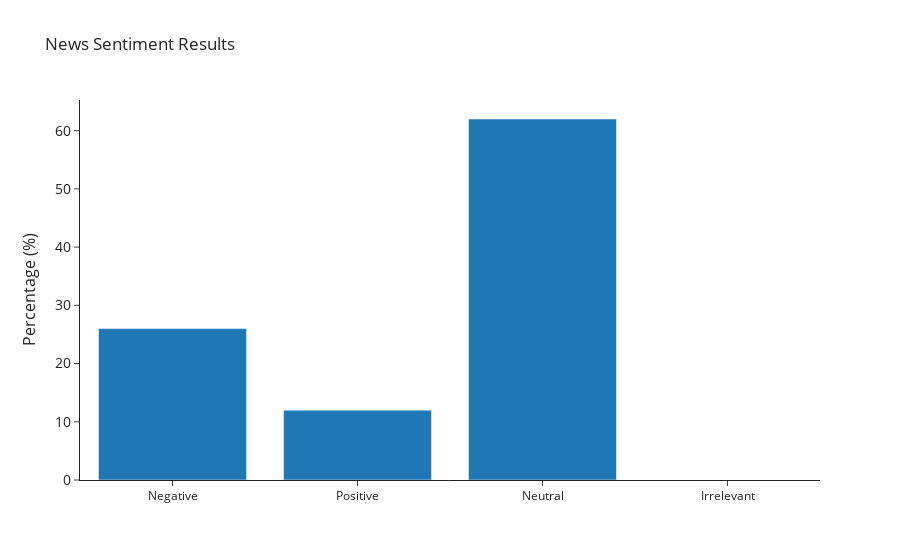

Notebook source saved alongside this figure:
### Markdown cell above
## Use the Naive Bayes Classifier

### Code cell
import nltk 

def buildVocabulary(preprocessedTrainingData):
    all_words = []
    
    for (words, sentiment) in preprocessedTrainingData:
        all_words.extend(words)

    wordlist = nltk.FreqDist(all_words)
    word_features = wordlist.keys()
    
    return word_features

def extract_features(tweet):
    tweet_words = set(tweet)
    features = {}
    for word in word_features:
        features['contains(%s)' % word] = (word in tweet_words)
    return features 

word_features = buildVocabulary(preprocessedTrainingSet)
trainingFeatures = nltk.classify.apply_features(extract_features, preprocessedTrainingSet)

NBayesClassifier = nltk.NaiveBayesClassifier.train(trainingFeatures)

NBResultLabels = [NBayesClassifier.classify(extract_features(tweet[0])) for tweet in preprocessedTestSet]

# get the majority vote
if NBResultLabels.count('positive') > NBResultLabels.count('negative'):
    print("Overall Positive Sentiment")
    print("Positive Sentiment Percentage = " + str(100*NBResultLabels.count('positive')/len(NBResultLabels)) + "%")
else: 
    print("Overall Negative Sentiment")
    print("Negative Sentiment Percentage = " + str(100*NBResultLabels.count('negative')/len(NBResultLabels)) + "%")
    print("Positive Sentiment Percentage = " + str(100*NBResultLabels.count('positive')/len(NBResultLabels)) + "%")
    print("Number of negative comments = " + str(NBResultLabels.count('negative')))
    print("Number of positive comments = " + str(NBResultLabels.count('positive')))
    print("Number of neutral comments = " + str(NBResultLabels.count('neutral')))
    print("Number of irrelevant comments = " + str(NBResultLabels.count('irrelevant')))
    
import plotly.graph_objects as go

sentiment = ["Negative","Positive","Neutral","Irrelevant" ]

fig = go.Figure([go.Bar(x=sentiment, y=[str(NBResultLabels.count('negative')), str(NBResultLabels.count('positive')), str(NBResultLabels.count('neutral')),  str(NBResultLabels.count('irrelevant'))])])
    
fig.update_layout(template = 'simple_white',
    title_text='News Sentiment Results', 
    yaxis=dict(
    title='Percentage (%)',
    titlefont_size=16,
    tickfont_size=14,) ,
        
        
)



fig.show()

### Figure 1 — Plotly figure (JSON) as saved in the notebook; plotly's stock layout.template omitted (floating-point values rounded to 4 significant figures)
{"data": [{"type": "bar", "x": ["Negative", "Positive", "Neutral", "Irrelevant"], "y": ["26", "12", "62", "0"]}], "layout": {"title": {"text": "News Sentiment Results"}, "yaxis": {"tickfont": {"size": 14}, "title": {"font": {"size": 16}, "text": "Percentage (%)"}}}}
